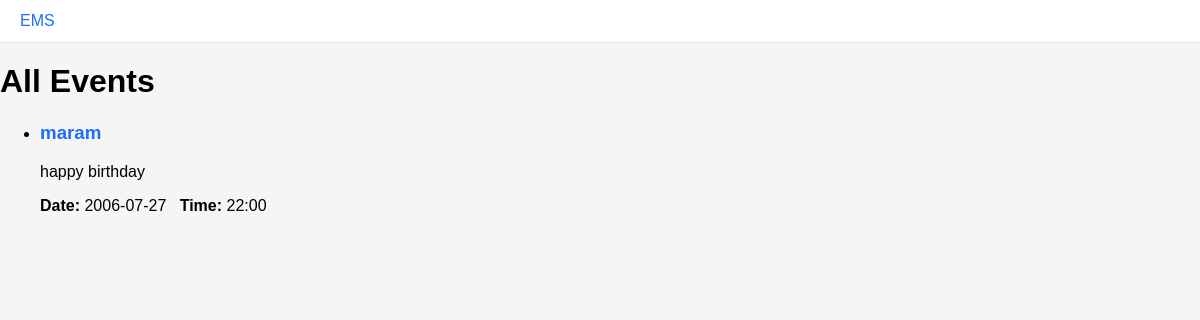
Before: /events with the older database file.
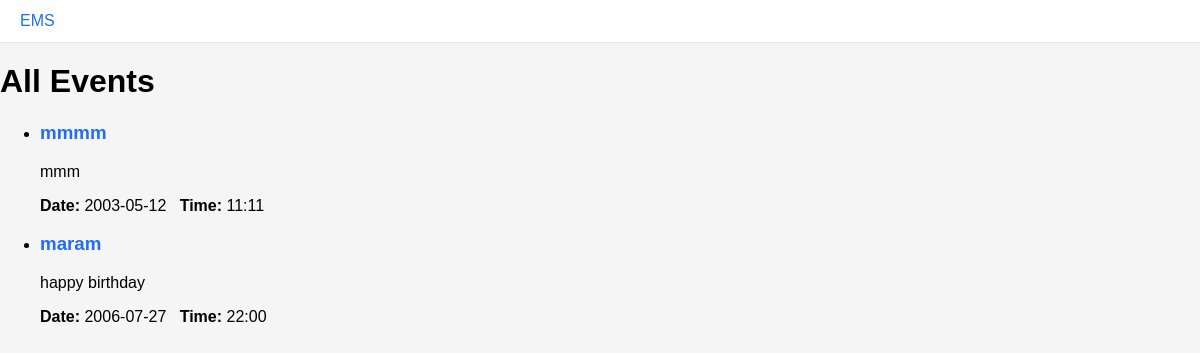
After: the same page with the newer database file.
### tables this page shows
CREATE TABLE events (
  id INTEGER PRIMARY KEY AUTOINCREMENT,
  title TEXT NOT NULL,
  description TEXT,
  location TEXT,
  date TEXT,
  time TEXT,
  status TEXT DEFAULT 'pending',
  organizer_id INTEGER,
  created_at DATETIME DEFAULT CURRENT_TIMESTAMP,
  FOREIGN KEY (organizer_id) REFERENCES users(id) ON DELETE SET NULL
);

### src/controllers/event_controller.py (the view)
@bp.route('/events')
def events_list():
    events = get_all_events(status='approved')
    return render_template('events_list.html', events=events)

### src/controllers/auth_controller.py (called while the page is built)
@bp.before_app_request
def load_logged_in_user():
    user_id = session.get('user_id')
    if user_id is None:
        g.user = None
    else:
        g.user = get_user_by_id(user_id)

### src/repositories/event_repo.py (called while the page is built)
def get_all_events(status=None):
    db = get_db()
    cur = db.cursor()
    if status:
        cur.execute(
            "SELECT id, title, description, location, date, time, status, organizer_id, created_at FROM events WHERE status = ? ORDER BY date ASC",
            (status,),
        )
    else:
        cur.execute(
            "SELECT id, title, description, location, date, time, status, organizer_id, created_at FROM events ORDER BY date ASC"
        )
    rows = cur.fetchall()
    return [dict(r) for r in rows]

### src/utils/db.py (called while the page is built)
def get_db():
    db = getattr(g, '_database', None)
    if db is None:
        db = g._database = sqlite3.connect(DB_PATH)
        db.row_factory = sqlite3.Row
    return db

    @app.teardown_appcontext
    def _close_db(exception):
        db = getattr(g, '_database', None)
        if db is not None:
            db.close()

### templates/events_list.html (shortened to what this page needs)
{% extends "base.html" %}
{% block content %}
<div class="container">
  <h1>All Events</h1>
  {% if events and events|length > 0 %}
    <ul class="event-list">
      {% for e in events %}
        <li class="event-item">
          <h3><a href="{{ url_for('events.event_detail', event_id=e.id) }}">{{ e.title }}</a></h3>
          <p>{{ e.description[:150] }}{% if e.description|length > 150 %}...{% endif %}</p>
          <p><strong>Date:</strong> {{ e.date }} &nbsp; <strong>Time:</strong> {{ e.time }}</p>
        </li>
      {% endfor %}
    </ul>
  {% else %}
    <p>No events found.</p>
  {% endif %}
</div>
{% endblock %}

Changed rows visible on the page:
added events: title "mmmm", description "mmm", date "2003-05-12", time "11:11"
